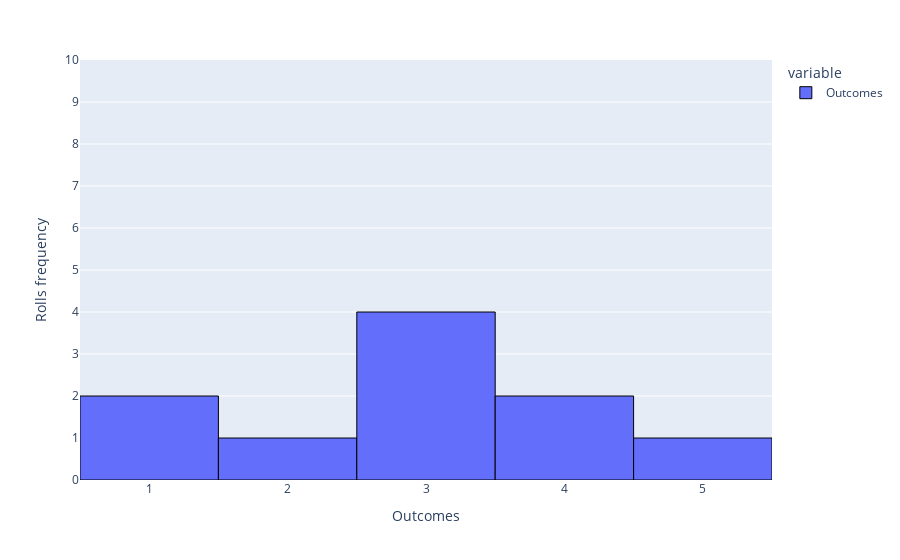

The notebook cell this image was saved under:
### Markdown cell above
#### 2.- Plot the results sorted by value.

### Code cell
fig = px.histogram(dice_df, nbins=6, labels={'x': 'Outcomes'}, category_orders={'x': [1, 2, 3, 4, 5, 6]})

fig.update_traces(marker=dict(line=dict(color='black', width=1)))

bin_labels = [f'{i+1}' for i in range(6)]
fig.update_xaxes(
    tickmode='array',
    tickvals=list(range(1, 7)),
    ticktext=bin_labels,
    title_text='Outcomes')

fig.update_yaxes(title_text='Rolls frequency', range=(0, 10), 
                tickvals=(0, 1, 2, 3, 4, 5, 6, 7, 8, 9, 10))

### Figure 1 — Plotly figure (JSON) as saved in the notebook; plotly's stock layout.template omitted (floating-point values rounded to 4 significant figures)
{"data": [{"alignmentgroup": "True", "bingroup": "x", "hovertemplate": "variable=Outcomes<br>value=%{x}<br>count=%{y}<extra></extra>", "legendgroup": "Outcomes", "marker": {"color": "#636efa", "line": {"color": "black", "width": 1}, "pattern": {"shape": ""}}, "name": "Outcomes", "nbinsx": 6, "offsetgroup": "Outcomes", "orientation": "v", "showlegend": true, "type": "histogram", "x": [4, 3, 3, 1, 1, 5, 3, 4, 3, 2], "xaxis": "x", "yaxis": "y"}], "layout": {"barmode": "relative", "legend": {"title": {"text": "variable"}, "tracegroupgap": 0}, "margin": {"t": 60}, "xaxis": {"anchor": "y", "domain": [0, 1], "tickmode": "array", "ticktext": ["1", "2", "3", "4", "5", "6"], "tickvals": [1, 2, 3, 4, 5, 6], "title": {"text": "Outcomes"}}, "yaxis": {"anchor": "x", "domain": [0, 1], "range": [0, 10], "tickvals": [0, 1, 2, 3, 4, 5, 6, 7, 8, 9, 10], "title": {"text": "Rolls frequency"}}}}
